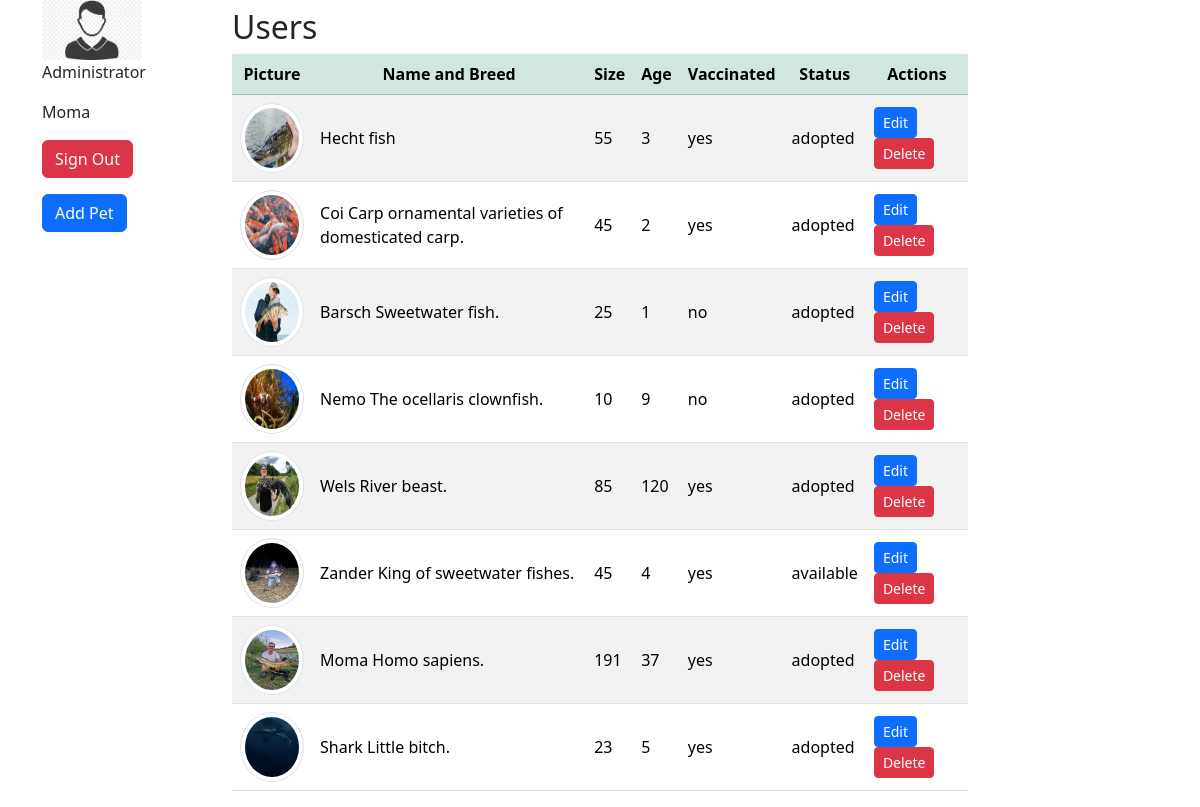
The page /pages/dashboard.php (signed in) on the database its author committed.
### tables this page shows
CREATE TABLE `users` (
  `id` int(11) NOT NULL,
  `first_name` varchar(50) NOT NULL,
  `last_name` varchar(50) NOT NULL,
  `adress` varchar(255) NOT NULL,
  `phone_number` int(11) NOT NULL,
  `email` varchar(50) NOT NULL,
  `password` varchar(255) NOT NULL,
  `picture` varchar(255) NOT NULL,
  `status` varchar(4) DEFAULT 'user'
);

CREATE TABLE `animals` (
  `name` varchar(50) NOT NULL,
  `live_at` varchar(255) NOT NULL,
  `description` text NOT NULL,
  `size` int(11) NOT NULL,
  `age` int(11) NOT NULL,
  `vaccinated` enum('yes','no') NOT NULL,
  `breed` varchar(255) NOT NULL,
  `status` enum('adopted','available') NOT NULL DEFAULT 'available',
  `picture` varchar(255) DEFAULT NULL,
  `id` int(11) NOT NULL
);

### pages/dashboard.php (the view, shortened to what this page needs)
<?php
require_once '../includes/db_connect.php';
$sql2 = "SELECT * FROM users WHERE id = {$_SESSION['adm']}";
$result2 = mysqli_query($connect, $sql2);
$row1 = mysqli_fetch_assoc($result2);
$username = $row1['first_name'];
$userpicture = $row1['picture'];
$sql = "SELECT * FROM animals";
$result = mysqli_query($connect, $sql);
$tbody = '';
if ($result->num_rows > 0) {
    while ($row = $result->fetch_array(MYSQLI_ASSOC)) {
        $tbody .= "<tr>
            <td><img class='img-thumbnail rounded-circle' src='../pictures/" . $row['picture'] . "' alt=animal picture></td>
            <td>" . $row['name'] . " " . $row['breed'] . "</td>
            <td>" . $row['size'] . "</td>
            <td>" . $row['age'] . "</td>
            <td>" . $row['vaccinated'] . "</td>
            <td>" . $row['status'] . "</td>
            <td><a href='../products/update.php?id=" . $row['id'] . "'><button class='btn btn-primary btn-sm' type='button'>Edit</button></a>
            <a class='btn btn-danger btn-sm' onclick='deleteFunc({$row['id']})'" . "'>Delete</a></td>
         </tr>";
    }
} else {
    $tbody = "<tr><td colspan='5'><center>No Data Available </center></td></tr>";
}
?>
<!DOCTYPE html>
<html lang="en">
<head>
    <?php require_once '../includes/bootstrap.php' ?>
</head>
<body>
    <div class="container">
        <div class="row">
            <div class="col-2">
                <img class="userImage" src="../pictures/avatar.png<?= $userpicture ?>" alt="Adm avatar">
                <p class="">Administrator</p>
                <p class=""><?= $username ?></p>
                <a class="btn btn-danger" href="../actions/logout.php?logout">Sign Out</a><br>
                <a class="btn btn-primary my-3" href="../products/create.php?">Add Pet</a>
            </div>
            <div class="col-8 mt-2">
                <p class='h2'>Users</p>
                <table class='table table-striped'>
                    <thead class='table-success'>
                        <tr>
                            <th>Picture</th>
                            <th>Name and Breed</th>
                            <th>Size</th>
                            <th>Age</th>
                            <th>Vaccinated</th>
                            <th>Status</th>
                            <th>Actions</th>
                        </tr>
                    </thead>
                    <tbody>
                        <?= $tbody ?>
                    </tbody>
                </table>
            </div>
        </div>
    </div>
</body>
</html>

### includes/bootstrap.php (shortened to what this page needs)
<link href="https://cdn.jsdelivr.net/npm/bootstrap@5.3.2/dist/css/bootstrap.min.css" rel="stylesheet">

### pages/dashboard.php (style rules this page uses)
.img-thumbnail { width: 70px !important; height: 70px !important; }
td { text-align: left; vertical-align: middle; }
tr { text-align: center; }
.userImage { width: 100px; height: auto; }

### rows shown on the page
users: first_name "Moma"
animals: picture (picture), name "Hecht", breed "fish", size "55", age "3", vaccinated "yes", status "adopted"
animals: picture (picture), name "Coi Carp", breed "ornamental varieties of domesticated carp.", size "45", age "2", vaccinated "yes", status "adopted"
animals: picture (picture), name "Barsch", breed "Sweetwater fish.", size "25", age "1", vaccinated "no", status "adopted"
animals: picture (picture), name "Nemo", breed "The ocellaris clownfish.", size "10", age "9", vaccinated "no", status "adopted"
animals: picture (picture), name "Wels", breed "River beast.", size "85", age "120", vaccinated "yes", status "adopted"
animals: picture (picture), name "Zander", breed "King of sweetwater fishes.", size "45", age "4", vaccinated "yes", status "available"
animals: picture (picture), name "Moma", breed "Homo sapiens.", size "191", age "37", vaccinated "yes", status "adopted"
animals: picture (picture), name "Shark", breed "Little bitch.", size "23", age "5", vaccinated "yes", status "adopted"
